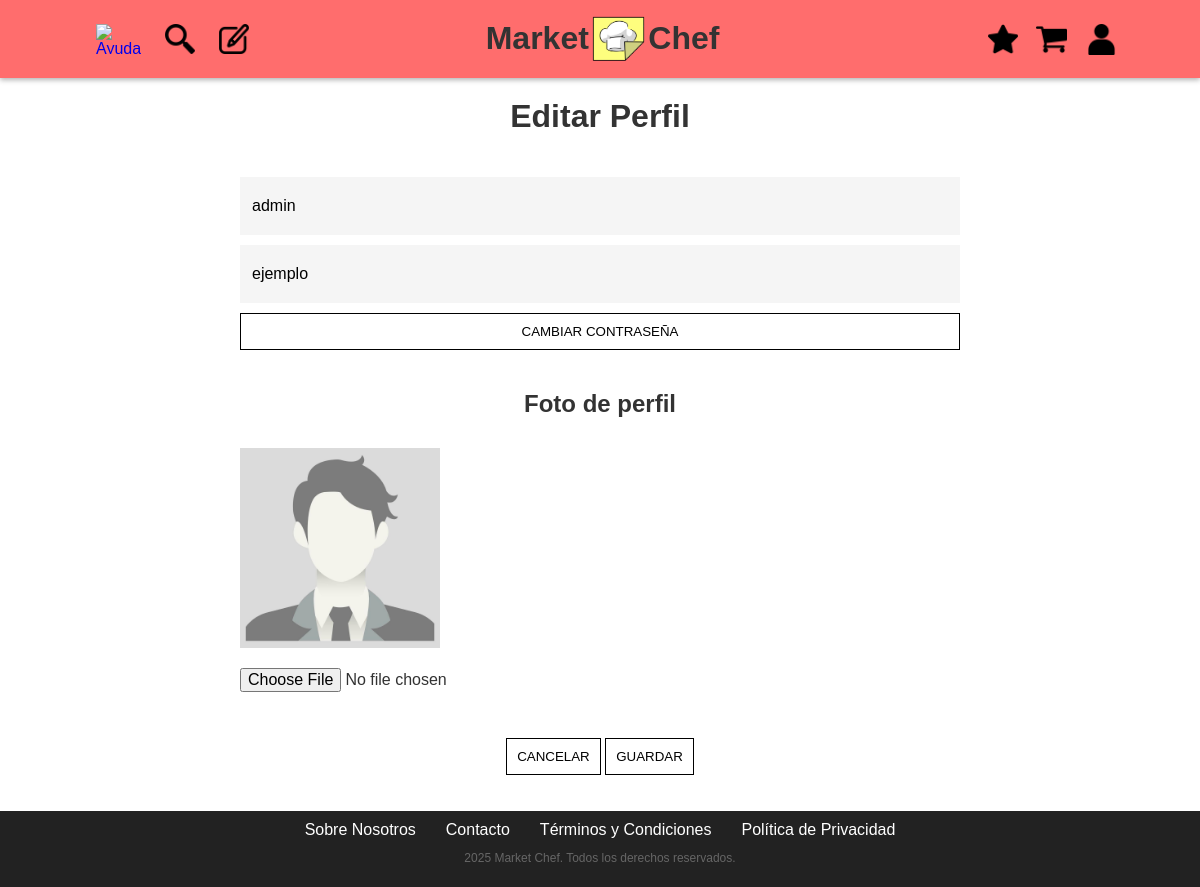
/editarPerfil.php (signed in), run on the app's committed database.
### tables this page shows
CREATE TABLE `usuarios` (
 `ID` int(11) NOT NULL AUTO_INCREMENT,
 `Nombre` varchar(100) NOT NULL,
 `Apellidos` varchar(100) NOT NULL,
 `Email` varchar(100) NOT NULL,
 `Rol` enum('Admin','User','Chef') NOT NULL DEFAULT 'User',
 `Password` varchar(250) NOT NULL COMMENT 'Se guarda el Hash',
 `Ruta` varchar(100) NOT NULL,
 PRIMARY KEY (`ID`),
 UNIQUE KEY `Email` (`Email`)
);

### editarPerfil.php (called while the page is built, shortened)
<?php
require_once("includes/config.php");
$form = new editarPerfilForm();
$form->init();
$htmlFormEditarPerfil = $form->Manage();
require("includes/comun/plantilla.php");
?>

### includes/config.php (called while the page is built, shortened)
<?php
spl_autoload_register(function ($class) {
    $prefix = 'es\\ucm\\fdi\\aw\\';
    $base_dir = __DIR__ . '/';
    $len = strlen($prefix);
    $relative_class = substr($class, $len);
    $file = $base_dir . str_replace('\\', '/', $relative_class) . '.php';
});
?>

### includes/entidades/usuario/userAppService.php (called while the page is built, shortened)
<?php
class userAppService
{
    private static $instance;
    public static function GetSingleton()
    {
        if (!self::$instance instanceof self)
        {
            self::$instance = new self;
        }
        return self::$instance;
    }
    public function buscarUsuario($userDTO)
    {
        $IUserDAO = userFactory::CreateUser();
        $foundedUserDTO = $IUserDAO->buscaUsuario($userDTO);
        if($foundedUserDTO){
            return $foundedUserDTO;
        }
        return false;
    }
}
?>

### includes/application.php (called while the page is built, shortened)
<?php
class application
{
	private static $instancia;
	public static function getInstance()
	{
		if ( !self::$instancia instanceof self )
		{
			self::$instancia = new static();
		}
		return self::$instancia;
	}
	public function getEmail()
	{
		return $_SESSION['usuario'];
	}
}

### includes/entidades/usuario/userFactory.php (called while the page is built, shortened)
<?php
class userFactory
{
    public static function CreateUser() : IUser
    {
        return new userDAO();
    }
}
?>

### includes/entidades/usuario/userDTO.php (called while the page is built, shortened)
<?php
class userDTO
{
    private $nombre;
    private $apellidos;
    private $email;
    private $ruta;
    public function __construct($id, $nombre, $apellidos, $email, $rol, $password, $ruta)
    {
        $this->nombre = $nombre;
        $this->apellidos = $apellidos;
        $this->email = $email;
        $this->ruta = $ruta;
    }
    public function getNombre()
    {
        return $this->nombre;
    }
    public function getApellidos()
    {
        return $this->apellidos;
    }
    public function getEmail()
    {
        return $this->email;
    }
    public function getRuta()
    {
        return $this->ruta;
    }
}
?>

### includes/entidades/usuario/userDAO.php (called while the page is built, shortened)
<?php
class userDAO implements IUser
{
    public function buscaUsuario($userDTO)
    {
        $conn = application::getInstance()->getConexionBd();
        $query = sprintf("SELECT * FROM usuarios WHERE Email='%s'", $conn->real_escape_string($userDTO->getEmail()));
        $rs = $conn->query($query);
        if ($rs && $rs->num_rows == 1)
        {
            $fila = $rs->fetch_assoc();
            $user = new userDTO($fila['ID'], $fila['Nombre'], $fila['Apellidos'], $fila['Email'], $fila['Rol'], $fila['Password'], $fila['Ruta']);
            return $user;
        }
        return false;
    }
}
?>

### includes/helpers/editarPerfilForm.php (the view, shortened to what this page needs)
<?php
class editarPerfilForm extends formularioBase
{
    private $userDTO;
    public function init()
    {
        $app = application::getInstance();
        $this->userService = userAppService::GetSingleton();
        $this->userDTO = $this->userService->buscarUsuario(new userDTO(null, null, null, $app->getEmail(), null, null, null));
    }
    protected function CreateFields($datos)
    {
        $nombre = $this->userDTO->getNombre();
        $apellidos = $this->userDTO->getApellidos();
        $rutaImagen = "img/perfiles/" . htmlspecialchars($this->userDTO->getRuta());
        $html = <<<EOF
            <div class="input-container">
                <input type="textarea" name="nombre" placeholder="NOMBRE" value="$nombre" required/>
            </div>
            <div class="input-container">
                <input type="textarea" name="apellidos" placeholder="APELLIDOS" value="$apellidos" required/>
            </div>
            <button type="button" class="send-button" name="cambiarPassword">CAMBIAR CONTRASEÑA</button>
            <div id="passwords-container" class="passwords-container"></div>
            <h2>Foto de perfil</h2>
            <img src="$rutaImagen" alt="$nombre" style="width: 200px">
            <input type="file" id="imagenUsuario" name="imagenUsuario" accept="image/jpeg, image/png, image/gif"/>
            <div id="previewContainer">
                <img id="previewImage" src="" alt="Vista previa de la imagen" style="display: none;"/>
            </div>
            <p>
                <button type="button" class="send-button" onclick="location.href='index.php'">CANCELAR</button>
                <button type="submit" class="send-button" name="guardar">GUARDAR</button>
            </p>
            <script src="JS/editarPerfil.js"></script>
        EOF;
        return $html;
    }
    protected function Heading()
    {
        return '<h1>Editar Perfil</h1>';
    }
}

### CSS/estiloGeneral.css (style rules this page uses)
.input-container { background: #f5f5f5; padding: 10px; text-align: left; }
input, textarea, select { width: 100%; border: none; background: transparent; padding-top: 10px; padding-bottom: 10px; font-size: 1em; }
.send-button { background: #fff; border: 1px solid black; padding: 10px; cursor: pointer; }
body { font-family: Arial, sans-serif; text-align: center; color: #333; margin: 0; }
h1 { font-size: 2em; margin-top: 20px; }
h2 { font-size: 1,3em; }
p { color: #666; }

### data on the page
usuarios: nombre "admin", apellidos "ejemplo", Ruta (picture)
